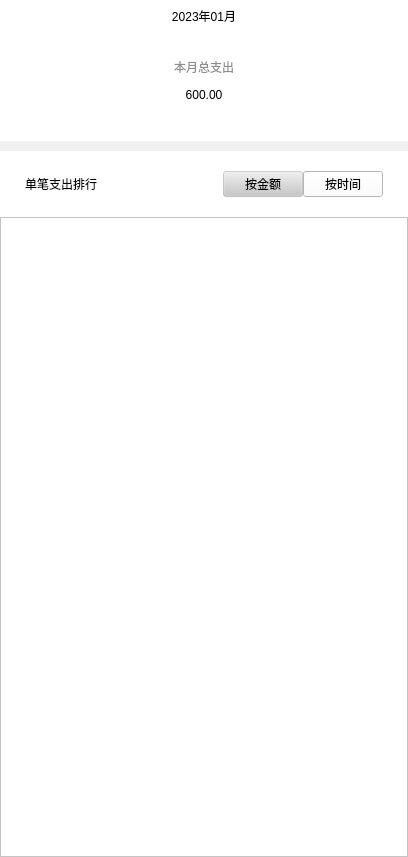
<?xml version="1.0" encoding="UTF-8"?>
<ui version="4.0">
 <class>InAndOutDetailPage</class>
 <widget class="QWidget" name="InAndOutDetailPage">
  <property name="geometry">
   <rect>
    <x>0</x>
    <y>0</y>
    <width>408</width>
    <height>857</height>
   </rect>
  </property>
  <property name="windowTitle">
   <string>Form</string>
  </property>
  <layout class="QGridLayout" name="gridLayout_8">
   <property name="leftMargin">
    <number>0</number>
   </property>
   <property name="topMargin">
    <number>0</number>
   </property>
   <property name="rightMargin">
    <number>0</number>
   </property>
   <property name="bottomMargin">
    <number>0</number>
   </property>
   <property name="spacing">
    <number>0</number>
   </property>
   <item row="0" column="0">
    <widget class="QWidget" name="backgroundwidget" native="true">
     <property name="styleSheet">
      <string notr="true">background-color: rgb(255, 255, 255);</string>
     </property>
     <layout class="QGridLayout" name="gridLayout_7" rowstretch="15,1,75">
      <property name="leftMargin">
       <number>0</number>
      </property>
      <property name="topMargin">
       <number>0</number>
      </property>
      <property name="rightMargin">
       <number>0</number>
      </property>
      <property name="bottomMargin">
       <number>0</number>
      </property>
      <property name="spacing">
       <number>0</number>
      </property>
      <item row="2" column="0">
       <widget class="QWidget" name="Bottomwidget" native="true">
        <property name="styleSheet">
         <string notr="true">background-color: rgb(255, 255, 255);</string>
        </property>
        <layout class="QGridLayout" name="gridLayout_4" rowstretch="2,30">
         <property name="leftMargin">
          <number>0</number>
         </property>
         <property name="topMargin">
          <number>0</number>
         </property>
         <property name="rightMargin">
          <number>0</number>
         </property>
         <property name="bottomMargin">
          <number>0</number>
         </property>
         <property name="spacing">
          <number>0</number>
         </property>
         <item row="0" column="0">
          <widget class="QWidget" name="widget_subwidget" native="true">
           <layout class="QGridLayout" name="gridLayout_3">
            <property name="leftMargin">
             <number>15</number>
            </property>
            <property name="topMargin">
             <number>0</number>
            </property>
            <property name="rightMargin">
             <number>15</number>
            </property>
            <property name="bottomMargin">
             <number>0</number>
            </property>
            <property name="spacing">
             <number>0</number>
            </property>
            <item row="0" column="0">
             <layout class="QHBoxLayout" name="horizontalLayout" stretch="10,2,2">
              <property name="spacing">
               <number>0</number>
              </property>
              <property name="leftMargin">
               <number>10</number>
              </property>
              <property name="topMargin">
               <number>20</number>
              </property>
              <property name="rightMargin">
               <number>10</number>
              </property>
              <property name="bottomMargin">
               <number>20</number>
              </property>
              <item>
               <widget class="QLabel" name="label_singelnumrank_subtitle">
                <property name="styleSheet">
                 <string notr="true">color: rgb(0, 0, 0);
font: 20pt &quot;微软雅黑&quot;;</string>
                </property>
                <property name="text">
                 <string>单笔支出排行</string>
                </property>
               </widget>
              </item>
              <item>
               <widget class="QPushButton" name="sortBynum_Button">
                <property name="sizePolicy">
                 <sizepolicy hsizetype="Expanding" vsizetype="Expanding">
                  <horstretch>0</horstretch>
                  <verstretch>0</verstretch>
                 </sizepolicy>
                </property>
                <property name="styleSheet">
                 <string notr="true">color: rgb(0, 0, 0);
font: 12pt &quot;微软雅黑&quot;;
background-color: rgba(200, 200, 200,100);
</string>
                </property>
                <property name="text">
                 <string>按金额</string>
                </property>
               </widget>
              </item>
              <item>
               <widget class="QPushButton" name="sortBytime_Button">
                <property name="sizePolicy">
                 <sizepolicy hsizetype="Expanding" vsizetype="Expanding">
                  <horstretch>0</horstretch>
                  <verstretch>0</verstretch>
                 </sizepolicy>
                </property>
                <property name="styleSheet">
                 <string notr="true">color: rgb(0, 0, 0);
font: 12pt &quot;微软雅黑&quot;;
</string>
                </property>
                <property name="text">
                 <string>按时间</string>
                </property>
               </widget>
              </item>
             </layout>
            </item>
           </layout>
          </widget>
         </item>
         <item row="1" column="0">
          <widget class="DetialTableview" name="detailview">
           <property name="styleSheet">
            <string notr="true"/>
           </property>
           <property name="showGrid">
            <bool>false</bool>
           </property>
           <attribute name="horizontalHeaderVisible">
            <bool>false</bool>
           </attribute>
           <attribute name="verticalHeaderVisible">
            <bool>false</bool>
           </attribute>
          </widget>
         </item>
        </layout>
       </widget>
      </item>
      <item row="0" column="0">
       <layout class="QGridLayout" name="gridLayout_6" rowstretch="2,7">
        <property name="spacing">
         <number>0</number>
        </property>
        <item row="0" column="0">
         <layout class="QGridLayout" name="gridLayout" columnstretch="2,15,2">
          <property name="leftMargin">
           <number>15</number>
          </property>
          <property name="rightMargin">
           <number>15</number>
          </property>
          <property name="spacing">
           <number>0</number>
          </property>
          <item row="0" column="0">
           <widget class="QPushButton" name="returnButton">
            <property name="sizePolicy">
             <sizepolicy hsizetype="Expanding" vsizetype="Expanding">
              <horstretch>0</horstretch>
              <verstretch>0</verstretch>
             </sizepolicy>
            </property>
            <property name="styleSheet">
             <string notr="true">border:none;
border-image: url(:/public/image/returnarrow.jpg);</string>
            </property>
            <property name="text">
             <string/>
            </property>
           </widget>
          </item>
          <item row="0" column="1">
           <widget class="QLabel" name="label_Title_Date">
            <property name="styleSheet">
             <string notr="true">color: rgb(0, 0, 0);
font: 23pt &quot;微软雅黑&quot;;
background-color: rgb(255, 255, 255);</string>
            </property>
            <property name="text">
             <string>2023年01月</string>
            </property>
            <property name="alignment">
             <set>Qt::AlignCenter</set>
            </property>
           </widget>
          </item>
          <item row="0" column="2">
           <widget class="QLabel" name="label_2">
            <property name="sizePolicy">
             <sizepolicy hsizetype="Expanding" vsizetype="Expanding">
              <horstretch>0</horstretch>
              <verstretch>0</verstretch>
             </sizepolicy>
            </property>
            <property name="styleSheet">
             <string notr="true">
background-color: rgb(255, 255, 255);</string>
            </property>
            <property name="text">
             <string/>
            </property>
           </widget>
          </item>
         </layout>
        </item>
        <item row="1" column="0">
         <layout class="QGridLayout" name="gridLayout_2" rowstretch="5,3,7,5">
          <property name="topMargin">
           <number>0</number>
          </property>
          <property name="bottomMargin">
           <number>0</number>
          </property>
          <property name="spacing">
           <number>0</number>
          </property>
          <item row="2" column="0">
           <widget class="QLabel" name="label_num">
            <property name="styleSheet">
             <string notr="true">color: rgb(0, 0, 0);
font: 38pt &quot;微软雅黑&quot;;
background-color: rgb(255, 255, 255);</string>
            </property>
            <property name="text">
             <string>600.00</string>
            </property>
            <property name="alignment">
             <set>Qt::AlignCenter</set>
            </property>
           </widget>
          </item>
          <item row="1" column="0">
           <widget class="QLabel" name="label_InorOut_Type">
            <property name="styleSheet">
             <string notr="true">color: rgb(141,141,141);
font: 15pt &quot;微软雅黑&quot;;
background-color: rgb(255, 255, 255);</string>
            </property>
            <property name="text">
             <string>本月总支出</string>
            </property>
            <property name="alignment">
             <set>Qt::AlignCenter</set>
            </property>
           </widget>
          </item>
          <item row="3" column="0">
           <spacer name="verticalSpacer">
            <property name="orientation">
             <enum>Qt::Vertical</enum>
            </property>
            <property name="sizeHint" stdset="0">
             <size>
              <width>20</width>
              <height>40</height>
             </size>
            </property>
           </spacer>
          </item>
          <item row="0" column="0">
           <spacer name="verticalSpacer_2">
            <property name="orientation">
             <enum>Qt::Vertical</enum>
            </property>
            <property name="sizeHint" stdset="0">
             <size>
              <width>20</width>
              <height>40</height>
             </size>
            </property>
           </spacer>
          </item>
         </layout>
        </item>
       </layout>
      </item>
      <item row="1" column="0">
       <widget class="Line" name="line">
        <property name="sizePolicy">
         <sizepolicy hsizetype="Expanding" vsizetype="Expanding">
          <horstretch>0</horstretch>
          <verstretch>0</verstretch>
         </sizepolicy>
        </property>
        <property name="styleSheet">
         <string notr="true">background-color: rgba(200, 200, 200,70);</string>
        </property>
        <property name="frameShadow">
         <enum>QFrame::Sunken</enum>
        </property>
        <property name="lineWidth">
         <number>0</number>
        </property>
        <property name="orientation">
         <enum>Qt::Horizontal</enum>
        </property>
       </widget>
      </item>
     </layout>
    </widget>
   </item>
  </layout>
 </widget>
 <customwidgets>
  <customwidget>
   <class>DetialTableview</class>
   <extends>QTableView</extends>
   <header>detialtableview.h</header>
  </customwidget>
 </customwidgets>
 <resources/>
 <connections/>
</ui>
